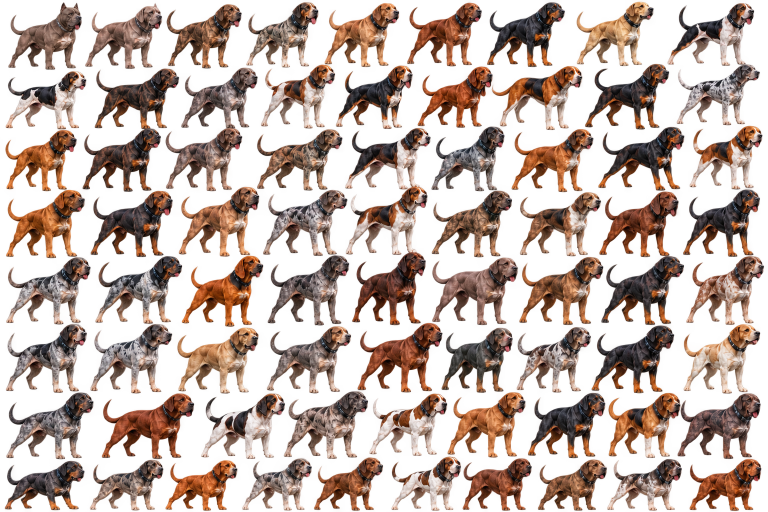
#> input picture tools/breeds/mix_sheet_nolabels.png, 1536 x 1024 px (shown at 1/2 size)
$ python cut_mix_legs.py
#> lines starting #> are read from the running program, lines starting #| are printed output that depends on the picture
# Hunt-map / 3D pictures for the custom mixes, cut from the unlabelled 72-dog sheet (tools/breeds/mix_sheet_nolabels.png)
# so every dog keeps its whole legs (the labelled sheet prints each name across the dog's feet).
#  1. rembg finds the dogs; the sheet is split into 8 rows and 9 dogs per row at the gaps between them.
#  2. Each dog is cut from its own box at 3x and trimmed.
#  3. Each is matched to the mix it shows by coat colour and markings (one dog per mix, best overall fit); mixes with
#     no dog of their own on this sheet take the closest-coloured one.
#  4. Flipped to face left like every dog picture in the game and saved as assets/mixes/cut/NNN.<hash>.webp.
#  5. Each mix with its own dog also gets a clean card picture (assets/mixes/card/NNN.<hash>.webp): that one whole dog on
#     a soft backdrop, with none of the neighbouring dogs' halves and no printed name.
# Prints the id -> path maps used as MIXPIC.CARD and MIXPIC.CUT.   Run: python3 tools/breeds/cut_mix_legs.py  (rembg, scipy, pillow)
import os,io,re,glob,hashlib
import numpy as np
from PIL import Image,ImageOps
from rembg import remove,new_session
from scipy import ndimage as ndi
from scipy.optimize import linear_sum_assignment
HERE=os.path.dirname(os.path.abspath(__file__));MIX=os.path.join(HERE,'..','..','assets','mixes');OUT=os.path.join(MIX,'cut')
FIX={57:(560,780,735,925),64:(165,905,360,1024)}   # two dogs whose neighbours touch them get a hand-set box
im=Image.open(os.path.join(HERE,'mix_sheet_nolabels.png')).convert('RGB');W,H=im.size;s=new_session('isnet-general-use')
#> after `im = Image.open(os.path.join(HERE, 'mix_sheet_nolabels.png')).convert(`:
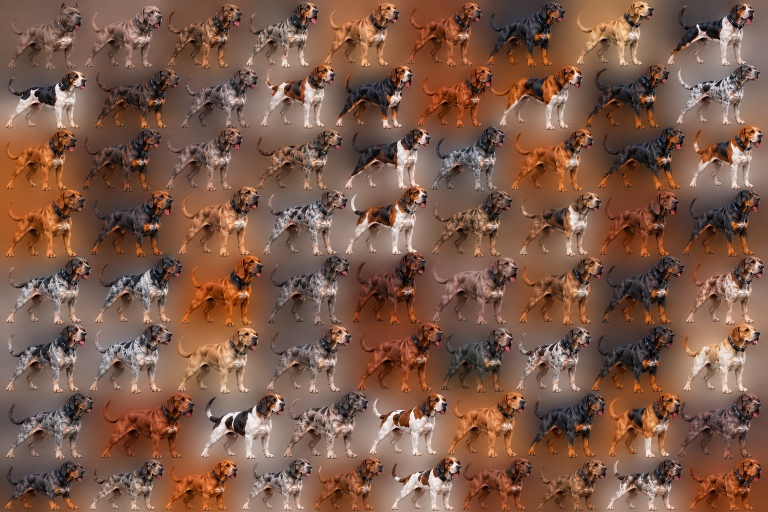
#> im: PIL image 1536x1024 RGB (shown at 1/2 size); mean R, G, B 124.8, 89.6, 72.2
#> after `W, H = im.size`: W = 1536; H = 1024
#> (the run stopped early here; a loop or call above may not have finished)
